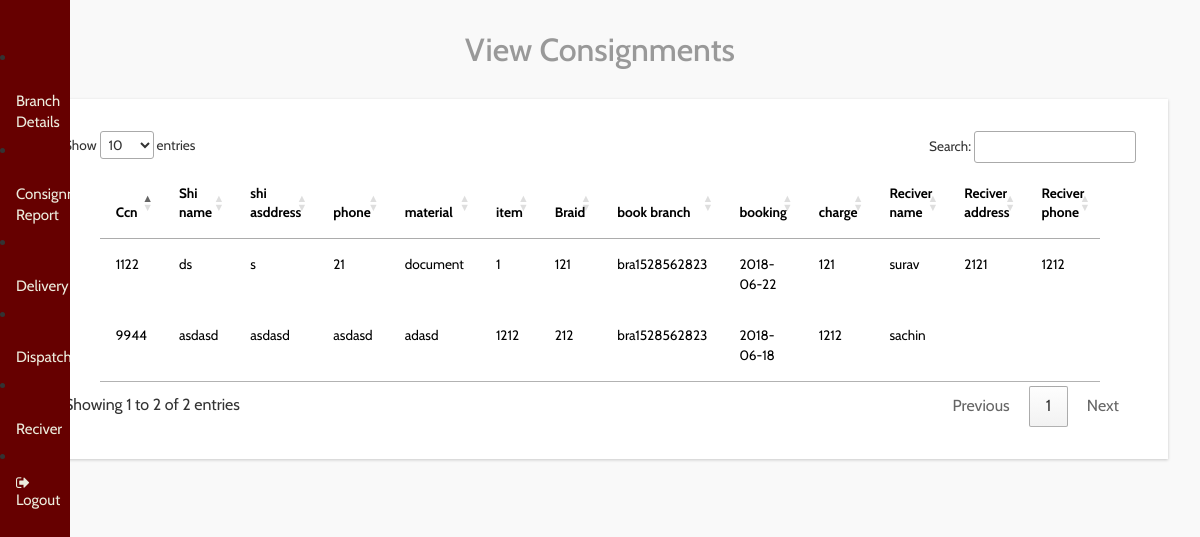
/dealer/view_consignment.php, run on the app's committed database.
### tables this page shows
CREATE TABLE `consignment` (
  `id` int(11) NOT NULL,
  `shippername` text NOT NULL,
  `shipperasddress` text NOT NULL,
  `phone` text NOT NULL,
  `material_descrption` text NOT NULL,
  `no_of_item` int(20) NOT NULL,
  `branch_id` text NOT NULL,
  `booked_at_branch` text NOT NULL,
  `branchlocation` text NOT NULL,
  `date_of_booking` date NOT NULL,
  `destination` text NOT NULL,
  `shipment_charge` text NOT NULL,
  `total_weight` text NOT NULL,
  `corporate_id` text NOT NULL,
  `reciver_name` text NOT NULL,
  `reciver_address` text NOT NULL,
  `reciver_phone` text NOT NULL,
  `ccn` text NOT NULL,
  `booking_id` text NOT NULL
);

### dealer/view_consignment.php (the view, shortened to what this page needs)
<?php
include('header.php');
include('../connection.php');
?>
<link rel="stylesheet" href="http://cdn.datatables.net/1.10.2/css/jquery.dataTables.min.css"></style>
<div id="page-wrapper">
  <div class="graphs">
    <h3 class="blank1" align="center">View Consignments</h3>
    <div class="xs tabls">
      <div class="bs-example4" data-example-id="contextual-table">
        <table class="table table-hover" id="example" class="display" width="80%" cellspacing="0">
          <thead>
            <tr>
            <th>Ccn</th>
              <th>Shi name</th>
              <th>shi asddress</th>
              <th>phone</th>
              <th>material</th>
              <th>item</th>
              <th>Braid</th>
              <th>book branch</th>
              <th> booking</th>
              <th>charge</th>
              <th>Reciver name</th>
              <th>Reciver address</th>
              <th>Reciver phone</th>
            </tr>
          </thead>
          <tbody>
          <?php
            $sql="Select * from consignment";
            $res=mysqli_query($conn,$sql);
            while($ros=mysqli_fetch_array($res))
            {
              ?>
          <tr>
             <td><?php echo $ros['ccn'];?></td>
            <td><?php echo $ros['shippername'];?></td>
            <td><?php echo $ros['shipperasddress'];?></td>
            <td><?php echo $ros['phone'];?></td>
            <td><?php echo $ros['material_descrption'];?></td>
            <td><?php echo $ros['no_of_item'];?></td>
            <td><?php echo $ros['branch_id'];?></td>
             <td><?php echo $ros['booked_at_branch'];?></td>
            <td><?php echo $ros['date_of_booking'];?></td>
            <td><?php echo $ros['shipment_charge'];?></td>
            <td><?php echo $ros['reciver_name'];?></td>
                  <td><?php echo $ros['reciver_address'];?></td>
            <td><?php echo $ros['reciver_phone'];?></td>
          </tr>
          <?php
        }
        ?>
          </tbody>
        </table>
      </div>
    </div>
  </div>
</div>

### data on the page
consignment: ccn "9944", shippername "asdasd", shipperasddress "asdasd", phone "asdasd", material_descrption "adasd", no_of_item "1212", branch "212", booked_at_branch "bra1528562823", date_of_booking "2018-06-18", shipment_charge "1212", reciver_name "sachin"
consignment: ccn "1122", shippername "ds", shipperasddress "s", phone "21", material_descrption "document", no_of_item "1", branch "121", booked_at_branch "bra1528562823", date_of_booking "2018-06-22", shipment_charge "121", reciver_name "surav", reciver_address "2121", reciver_phone "1212"
